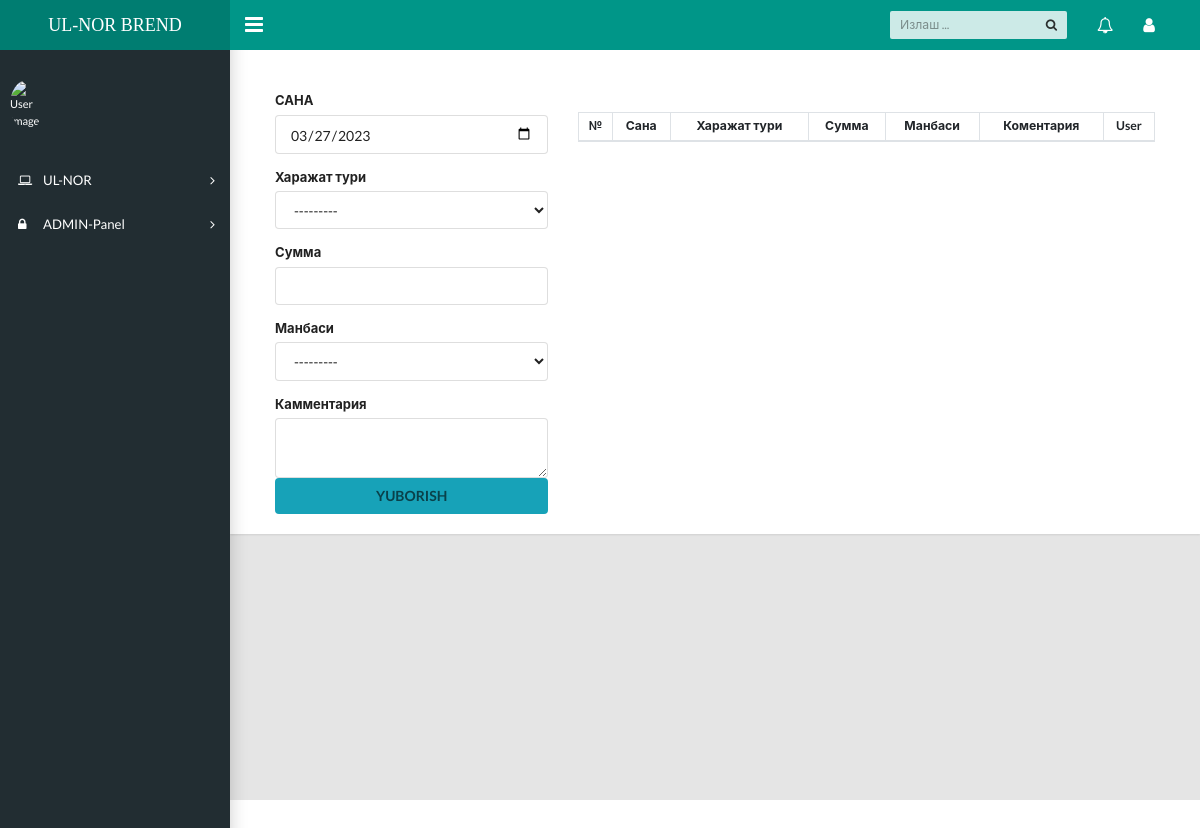
Before: /home/xarajat/ with the older database file.
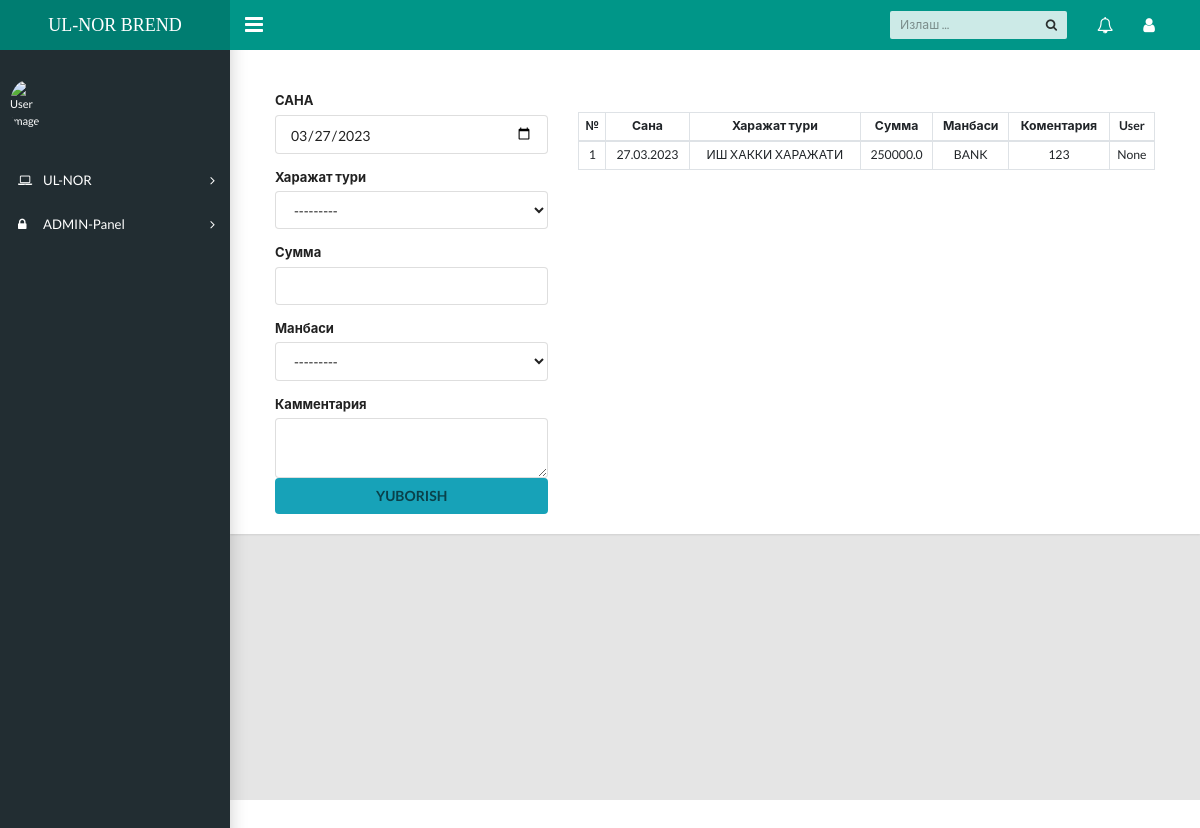
After: the same page with the newer database file.
### homes/models.py (models this page shows, shortened)
class Xarajatlar(models.Model):
    user=models.ForeignKey(User,on_delete=models.PROTECT,null=True,blank=True)
    date=models.DateField(blank=True,null=True)
    name=models.ForeignKey('XarajatTuri',on_delete=models.PROTECT)
    summ=models.FloatField()
    manba=models.ForeignKey('Bank',on_delete=models.PROTECT ,null=True)
    comment=models.TextField(max_length=200,null=True,blank=True)

class XarajatTuri(models.Model):
    name=models.CharField(max_length=40)
    def __str__(self) -> str:
        return str(self.name)

class Bank(models.Model):
    name=models.CharField(max_length=20)
    def __str__(self) -> str:
        return str(self.name)

### homes/views.py (the view)
# urls.py: path('xarajat/',xarajat,name='xarajat'),
def xarajat(request):
    xarajat=Xarajatlar.objects.all().order_by('-id')[0:10]
    profil=request.user.id
    print(profil)
    form=XarajatlarForm()
    if request.method == "POST":
        forms=XarajatlarForm(request.POST)
        if forms.is_valid():
            forms.save()
            return redirect('xarajat')
    context={"form":form,"xarajat":xarajat}
    return render(request,'ul_nor/Xarajat.html',context)

### homes/form.py
class XarajatlarForm(forms.ModelForm):
    class Meta:
        model=Xarajatlar
        fields=('date',"name",'summ','comment','manba')
        widgets={
            'date':forms.TextInput(attrs={'type':'date','value':date}),
            'comment':forms.Textarea(attrs={'rows':'2'})
        }

### templates/ul_nor/Xarajat.html (shortened to what this page needs)
{% extends 'ul_nor/dashboard.html' %}
{% block content %}
<main class="app-content">
    <div class="app-title">
        <div class="container-fluid">
            <div class="row">
                <div class="col-md-4 col-lg-4  col-sm-12 pt-4">
                    <form  method="post">
                        <div class="ui form ">
                            <div class="field">
                                <label>САНА</label>
                                {{form.date}}
                            </div>
                            <div class="field">
                                <label>Харажат тури</label>
                                {{form.name}}
                            </div>
                            <div class="field">
                                <label>Сумма</label>
                                {{form.summ}}
                            </div>
                            <div class="field">
                                <label>Манбаси</label>
                                {{form.manba}}
                            </div>
                            <div class="field">
                                <label>Камментария</label>
                                {{form.comment}}
                                </div>
                            </div>
                        <button class="fluid ui button bg-info">YUBORISH</button>
                    </form>
                </div>
                <div class="col-md-8 col-lg-8 col-sm-12 pt-5">
                    {% include 'ul_nor/table.html' %}
                </div>
            </div>
        </div>
    </div>
</main>
{% endblock %}

### templates/ul_nor/table.html
<div class="table-responsive">
    <table class="table table-sm table-bordered text-center">
        <thead>
          <tr>
            <th class="align-middle" scope="col">№</th>
            <th class="align-middle" scope="col">Сана</th>
            <th class="align-middle" scope="col">Харажат тури</th>
            <th class="align-middle" scope="col">Сумма</th>
            <th class="align-middle" scope="col">Манбаси</th>
            <th class="align-middle" scope="col">Коментария</th>
            <th class="align-middle" scope="col">User</th>
        </tr>
        </thead>
        <tbody>
            {% for i in xarajat %}
            <tr>
                <td>{{i.id}}</td>
                <td>{{i.date|date:"d.m.Y"}}</td>
                <td>{{i.name}}</td>
                <td>{{i.summ}}</td>
                <td>{{i.manba}}</td>
                <td>{{i.comment}}</td>
                <td>{{i.user}}</td>
            </tr>
            {% endfor %}
        </tbody>
      </table>
  </div>

Changed rows visible on the page:
added Xarajatlar: id "1", date "27.03.2023", name "ИШ ХАККИ ХАРАЖАТИ", summ "250000.0", manba "BANK", comment "123", user "None"
